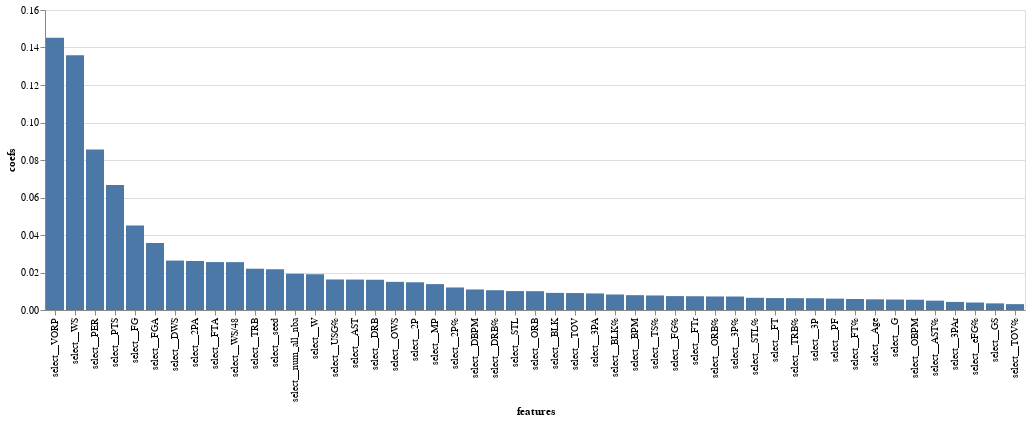

This figure's notebook cell:
### Markdown cell above
For our feature importance, we see that the advanced statistic PER is the most impactful, with WS being the second most so.

### Code cell
feature_names = xgb_model.best_estimator_.named_steps['col_transform'].get_feature_names_out()
coef_df = pd.DataFrame({'coefs':xgb_model.best_estimator_.named_steps['classifier'].feature_importances_,
                          'features':feature_names})
coef_df_nz = coef_df[coef_df['coefs']!=0]

alt.Chart(coef_df_nz).mark_bar().encode(
    y='coefs',
    x=alt.Y('features', sort='-y'))

### Figure 1 — Vega-Lite specification as saved in the notebook (floating-point values rounded to 4 significant figures)
{"config": {"view": {"continuousWidth": 400, "continuousHeight": 300}}, "data": {"name": "data-3f26c197af36e8a725f337744e3dcc5c"}, "mark": "bar", "encoding": {"x": {"field": "features", "sort": "-y", "type": "nominal"}, "y": {"field": "coefs", "type": "quantitative"}}, "$schema": "https://vega.github.io/schema/vega-lite/v4.17.0.json", "datasets": {"data-3f26c197af36e8a725f337744e3dcc5c": [{"coefs": 0.005691, "features": "select__Age"}, {"coefs": 0.005583, "features": "select__G"}, {"coefs": 0.003534, "features": "select__GS"}, {"coefs": 0.01382, "features": "select__MP"}, {"coefs": 0.04501, "features": "select__FG"}, {"coefs": 0.03574, "features": "select__FGA"}, {"coefs": 0.00741, "features": "select__FG%"}, {"coefs": 0.00627, "features": "select__3P"}, {"coefs": 0.008838, "features": "select__3PA"}, {"coefs": 0.007196, "features": "select__3P%"}, {"coefs": 0.01478, "features": "select__2P"}, {"coefs": 0.02615, "features": "select__2PA"}, {"coefs": 0.01201, "features": "select__2P%"}, {"coefs": 0.003985, "features": "select__eFG%"}, {"coefs": 0.006364, "features": "select__FT"}, {"coefs": 0.02556, "features": "select__FTA"}, {"coefs": 0.005878, "features": "select__FT%"}, {"coefs": 0.01004, "features": "select__ORB"}, {"coefs": 0.01613, "features": "select__DRB"}, {"coefs": 0.02203, "features": "select__TRB"}, {"coefs": 0.01624, "features": "select__AST"}, {"coefs": 0.01009, "features": "select__STL"}, {"coefs": 0.009127, "features": "select__BLK"}, {"coefs": 0.00904, "features": "select__TOV"}, {"coefs": 0.006065, "features": "select__PF"}, {"coefs": 0.06672, "features": "select__PTS"}, {"coefs": 0.08555, "features": "select__PER"}, {"coefs": 0.007746, "features": "select__TS%"}, {"coefs": 0.004305, "features": "select__3PAr"}, {"coefs": 0.007337, "features": "select__FTr"}, {"coefs": 0.007222, "features": "select__ORB%"}, {"coefs": 0.01056, "features": "select__DRB%"}, {"coefs": 0.006305, "features": "select__TRB%"}, {"coefs": 0.004992, "features": "select__AST%"}, {"coefs": 0.006503, "features": "select__STL%"}, {"coefs": 0.00828, "features": "select__BLK%"}, {"coefs": 0.003127, "features": "select__TOV%"}, {"coefs": 0.01628, "features": "select__USG%"}, {"coefs": 0.01502, "features": "select__OWS"}, {"coefs": 0.02635, "features": "select__DWS"}, {"coefs": 0.1358, "features": "select__WS"}, {"coefs": 0.02554, "features": "select__WS/48"}, {"coefs": 0.005476, "features": "select__OBPM"}, {"coefs": 0.01096, "features": "select__DBPM"}, {"coefs": 0.007914, "features": "select__BPM"}, {"coefs": 0.1453, "features": "select__VORP"}, {"coefs": 0.01908, "features": "select__W"}, {"coefs": 0.01935, "features": "select__num_all_nba"}, {"coefs": 0.02173, "features": "select__seed"}]}}
